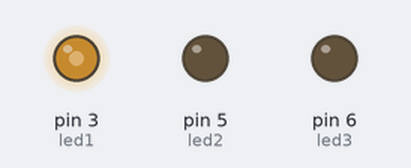
Recording of a sketch running on a simulated Arduino Uno, built with avr-gcc and run on an emulated ATmega328P. Parts: output pins drawn as LEDs (lit = HIGH).

Above: at 0.05 s.
At 1.5 s:
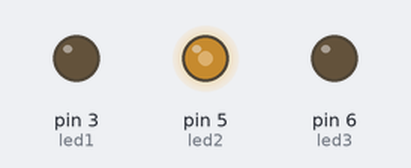
At 3.0 s:
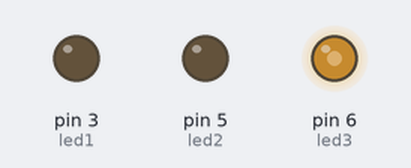
Timing chart, 0 to 6.9 s (numbered marks = the images above):
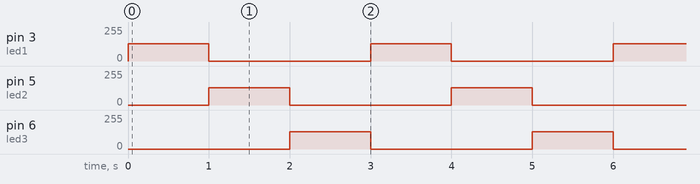

Measured:
- by itself, pin 3 (led1), pin 5 (led2), pin 6 (led3): alternates 128/255 for 1.0 s and 0/255 for 2.0 s

The sketch:

sketch_aug22a.ino
```cpp
// RGB led example

int led1 = 3;
int led2 = 5;
int led3 = 6;

void setup() {
  pinMode(led1, OUTPUT);
  pinMode(led2, OUTPUT);
  pinMode(led3, OUTPUT);
}

void loop() {
  analogWrite(led1, 128);
  delay(1000);
  analogWrite(led1, 0);

  analogWrite(led2, 128);
  delay(1000);
  analogWrite(led2, 0);

  analogWrite(led3, 128);
  delay(1000);
  analogWrite(led3, 0);
}
```
